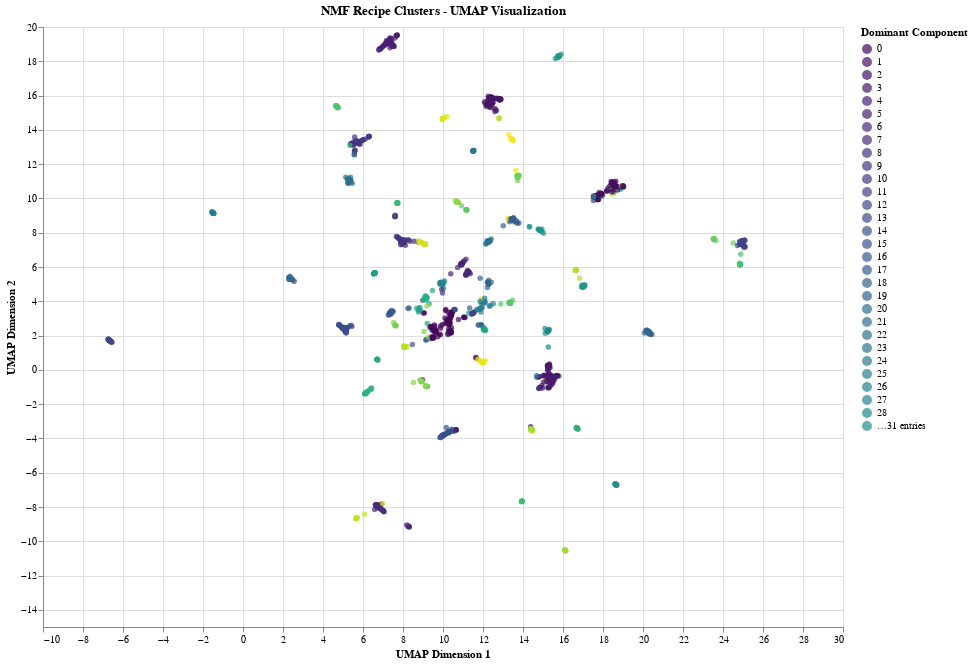

The code cell stored with this chart in its notebook:
### Code cell
# Create 2D UMAP visualization of recipe clusters based on NMF factors
def create_nmf_umap_visualization(W: np.ndarray, recipe_names: List[str]) -> pd.DataFrame:
    """
    Create UMAP embedding of recipes based on NMF factors.
    
    Args:
        W: Recipe factors matrix (n_recipes x n_components)
        recipe_names: List of recipe names
        
    Returns:
        DataFrame with UMAP coordinates and cluster assignments
    """
    # Create UMAP embedding from NMF factors
    reducer = umap.UMAP(
        n_neighbors=15, 
        n_components=2, 
        metric='cosine',  # Cosine distance works well for factor matrices
        random_state=42
    )
    embedding = reducer.fit_transform(W)
    
    # Assign each recipe to its dominant component
    dominant_components = np.argmax(W, axis=1)
    
    # Create DataFrame
    embedding_df = pd.DataFrame({
        'UMAP1': embedding[:, 0],
        'UMAP2': embedding[:, 1],
        'recipe_name': recipe_names,
        'dominant_component': dominant_components,
        'max_factor_weight': np.max(W, axis=1)
    })
    
    return embedding_df

# Create the embedding
nmf_embedding_df = create_nmf_umap_visualization(W, recipe_names)
nmf_embedding_df['ingredients'] = nmf_embedding_df['recipe_name'].apply(get_recipe_string)
# Create interactive plot with Altair
chart = alt.Chart(nmf_embedding_df).mark_circle().add_params(
    alt.selection_point()
).encode(
    x=alt.X('UMAP1:Q', title='UMAP Dimension 1'),
    y=alt.Y('UMAP2:Q', title='UMAP Dimension 2'),
    color=alt.Color('dominant_component:N', 
                   title='Dominant Component',
                   scale=alt.Scale(scheme='viridis')),
    tooltip=['recipe_name:N', 'dominant_component:N', 'ingredients:N']
).properties(
    width=800,
    height=600,
    title='NMF Recipe Clusters - UMAP Visualization'
).interactive()

# Display the chart
chart.show()
print(f"Created UMAP visualization with {len(nmf_embedding_df)} recipes")
print(f"Number of unique dominant components: {nmf_embedding_df['dominant_component'].nunique()}")

### Figure 1 — Vega-Lite specification as saved in the notebook (floating-point values rounded to 4 significant figures; data arrays with more than 128 entries replaced by an {"elided": "..."} marker saying what was removed)
{"config": {"view": {"continuousWidth": 300, "continuousHeight": 300}}, "data": {"name": "data-588d914f96809bb11cb9aadbdd9ed136"}, "mark": {"type": "circle"}, "encoding": {"color": {"field": "dominant_component", "scale": {"scheme": "viridis"}, "title": "Dominant Component", "type": "nominal"}, "tooltip": [{"field": "recipe_name", "type": "nominal"}, {"field": "dominant_component", "type": "nominal"}, {"field": "ingredients", "type": "nominal"}], "x": {"field": "UMAP1", "title": "UMAP Dimension 1", "type": "quantitative"}, "y": {"field": "UMAP2", "title": "UMAP Dimension 2", "type": "quantitative"}}, "height": 600, "params": [{"name": "param_7", "select": {"type": "point"}}, {"name": "param_8", "select": {"type": "interval", "encodings": ["x", "y"]}, "bind": "scales"}], "title": "NMF Recipe Clusters - UMAP Visualization", "width": 800, "$schema": "https://vega.github.io/schema/vega-lite/v5.20.1.json", "datasets": {"data-588d914f96809bb11cb9aadbdd9ed136": {"elided": "1517 records"}}}
